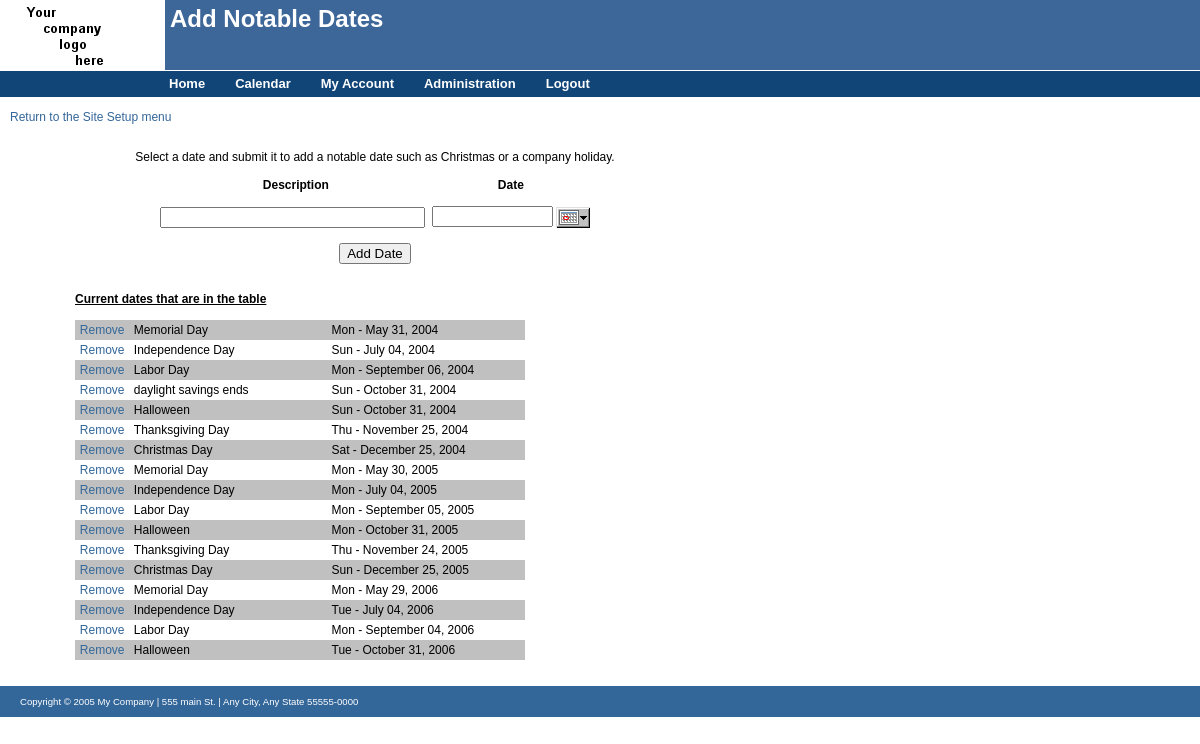
The app's page /admin/notable_dates.php (signed in) with its own data.
### tables this page shows
CREATE TABLE `vf_notable_dates` (
  `id` int(10) NOT NULL auto_increment,
  `date` date NOT NULL default '0000-00-00',
  `descr` char(50) NOT NULL default '',
  PRIMARY KEY  (`id`)
);

### includes/config.inc.php (called while the page is built)
<?PHP
$cfg['company_name'] = 'My Company';
$cfg['company_abbr'] = 'MyCo';
$cfg['company_address'] = '555 main St.';
$cfg['company_city'] = 'Any City';
$cfg['company_state'] = 'Any State';
$cfg['company_zip'] = '55555-0000';
$cfg['company_phone'] = '555-999-999';
$cfg['company_website'] = 'http://www.mycompany.com';
$cfg['vacation_url'] = 'http://www.mycompany.com/vacation/';
$cfg['email_reply_addr'] = 'VacationApproval@mycompany.com';
?>

### admin/notable_dates.php (the view, shortened to what this page needs)
<?php
	$first_loop = 0;
	$bgcolor = "";
	$current_dates = "<b><u>Current dates that are in the table</u></b><br /><br />";
	$show_dates = @mysql_query("SELECT date,descr FROM vf_notable_dates ORDER BY date ASC");
	while($show_dates2 = @mysql_fetch_array($show_dates)){
		$curr_descr = $show_dates2["descr"];
		$curr_date = $show_dates2["date"];
		$make_date = strtotime($curr_date);
		$fmt_date = date("D - F d, Y",$make_date);
		if($bgcolor == "#C0C0C0"){
			$bgcolor = "#FFFFFF";
		}else{
			$bgcolor = "#C0C0C0";
		}
		if($first_loop == 0){
			$current_dates .= '<table border="0" cellpadding="3" cellspacing="0" width="450">';
			$first_loop = 1;
		}
		$current_dates .= '
		  <tr>
		    <td width="50" align="right" bgcolor="'.$bgcolor.'"><a href="'.$_SERVER["PHP_SELF"].'?rmv_date='.$curr_date.'" onclick="javascript:return confirm(\'Are you sure you want to delete: '.$curr_descr.' on '.$fmt_date.'?\')">Remove</a>&nbsp;</td>
		    <td width="200" align="left" bgcolor="'.$bgcolor.'">'.$curr_descr.'</td>
		    <td width="200" align="left" bgcolor="'.$bgcolor.'">'.$fmt_date.'</td>
		  </tr>';
	}
	if($first_loop == 1){
		$current_dates .= '</table>';
	}
$hdr_detail = "Add Notable Dates";
require(DIR_PATH."includes/header.inc.php");
?>
<p style="margin-left: 10;"><a href="site_setup.php">Return to the Site Setup menu</a></p>
<form name="dates" method="post" action="<?PHP echo $_SERVER["PHP_SELF"]; ?>">
    <table border="0" cellpadding="0" cellspacing="0" width="750">
       <tr>
        <td>
        </td>
       </tr>
       <tr>
        <td align="center">
            Select a date and submit it to add a notable date such as Christmas or a company holiday.
        </td>
       </tr>
       <tr>
        <td>&nbsp;</td>
       </tr>
	  <tr>
        <td valign="top">
		   <table border="0" cellpadding="0" cellspacing="0" align="center">
            <tr>
              <td class="text12BkB" align="center">Description</td>
              <td class="text12BkB" align="center">Date</td>
            </tr>
            <tr>
              <td class="text12BkB" align="center">&nbsp;</td>
              <td class="text12BkB" align="center">&nbsp; </td>
            </tr>
            <tr>
              <td><input type="text" name="description" size="30">&nbsp;&nbsp;</td>
              <td>
                <input name="holiday" value="" size="12" readonly>
                <a href="javascript:void(0)" onclick="gfPop.fPopCalendar(document.dates.holiday);return false;" HIDEFOCUS>
                <img name="popcal" align="absmiddle" src="popCal/calbtn.gif" width="34" height="22" border="0" alt=""></a>
              </td>
            </tr>
           </table>
         </td>
       </tr>
       <tr>
        <td>
        </td>
       </tr>
       <tr>
        <td align="center">
            <input type="submit" value="Add Date" name="add_date">
        </td>
       </tr>
       <tr>
        <td>
        </td>
       </tr>
       <tr>
        <td>
        </td>
       </tr>
       <tr>
        <td>
			<table border="0" cellpadding="0" cellspacing="0" width="80%" align="center">
			 <tr>
			  <td>
				<?PHP echo $current_dates; ?>
			  </td>
			 </tr>
			</table>
        </td>
       </tr>
       <tr>
        <td>
        </td>
       </tr>
    </table>
   </form>
<?PHP
require(DIR_PATH."includes/footer.inc.php");
?>

### includes/header.inc.php (shortened to what this page needs)
<html>
<head>
<link rel="stylesheet" type="text/css" media="screen" href="<?PHP echo DIR_PATH."css/site.css" ?>">
<link rel="stylesheet" type="text/css" media="print" href="<?PHP echo DIR_PATH."css/print.css" ?>">
</head>
<body style="margin-top:0; margin-left:0;" <?PHP echo $bdy_addin; ?>>
<div id="header">
 <img src="<?PHP echo DIR_PATH."images/company_logo.gif"; ?>" alt="my company" width="165" height="70" border="0">
 <div id="pagetitle"><?PHP echo $hdr_detail; ?></div>
	<?PHP require(DIR_PATH."includes/menu.inc.php"); ?>
</div>
<?PHP
require_once(DIR_PATH."includes/config.inc.php");
?>

### includes/menu.inc.php (shortened to what this page needs)
<div id="topmenu">
<table cellspacing="0" cellpadding="0">
 <tr>
<?PHP
  	if($_SESSION["ses_view_vac"] == "1"){
?>
  <td><a class="topmenu"  onmouseover="show('21020',0,'NULL','NULL');"  onmouseout="hide('21020',0,'NULL','NULL');" href="<?PHP echo DIR_PATH.'index.php' ?>">Home</a></td>
<?PHP
	}else{
?>
	<td><a class="topmenu" href="<?PHP echo DIR_PATH.'index.php' ?>">Home</a></td>
<?PHP
	}
if($_SESSION["ses_login_success"] == 'Y'){
?>
  <td><a class="topmenu" href="<?PHP echo DIR_PATH.'vacation_cal.php' ?>">Calendar</a></td>
  <td><a class="topmenu" onmouseover="show('21010',0,'NULL','NULL');"  onmouseout="hide('21010',0,'NULL','NULL');" href="#">My Account</a></td>
  <?PHP
  if($_SESSION["ses_is_admin"] == 1){
  ?>
  		<td><a class="topmenu" onmouseover="show('21030',0,'NULL','NULL');hideitem(<?PHP echo $itemcnt; ?>);"  onmouseout="hide('21030',0,'NULL','NULL');showitem(<?PHP echo $itemcnt; ?>);" href="#">Administration</a></td>
  <?PHP
  }
  ?>
  <td><a class="topmenu" href="<?PHP echo DIR_PATH.'logout.php' ?>">Logout</a></td>
<?PHP
}
?>
   </tr>
  </table>
</div>

### includes/footer.inc.php
<?PHP
 echo '<div id="footer">Copyright &copy; 2005 '.$cfg['company_name'].' | '.$cfg['company_address'].' | '.$cfg['company_city'].', '.$cfg['company_state'].' '.$cfg['company_zip'].'</div>';
?>
 </body>
</html>

### css/site.css (style rules this page uses)
BODY { PADDING-RIGHT: 0px; PADDING-LEFT: 0px; PADDING-BOTTOM: 0px; MARGIN: 0px; PADDING-TOP: 0px; BACKGROUND-COLOR: white; font-size: 12px; font-family: Verdana, Arial, sans-serif; }
body table { font-size: 12px; font-family: Verdana, Arial, sans-serif; color: #000000; }
#header { CLEAR: both; BACKGROUND-POSITION: 190px 0px; DISPLAY: block; WIDTH: 100%; BACKGROUND-REPEAT: no-repeat; BACKGROUND-COLOR: rgb(61,102,153); }
#footer { CLEAR: both; PADDING-RIGHT: 20px; PADDING-LEFT: 20px; FONT-SIZE: 0.80em; PADDING-BOTTOM: 0.7em; MARGIN: 0px; COLOR: white; LINE-HEIGHT: 1.8em; PADDING-TOP: 0.7em; FONT-FAMILY: verdana,arial,sans serif; BACKGROUND-COLOR: rgb(51,102,153); }
#topmenu { CLEAR: both; BORDER-TOP: white 1px solid; WIDTH: 100%; BORDER-BOTTOM: white 1px solid; BACKGROUND-COLOR: rgb(17,68,119); }
#topmenu TABLE { MARGIN-LEFT: 154px; }
#topmenu A { PADDING-RIGHT: 15px; DISPLAY: block; PADDING-LEFT: 15px; FONT-WEIGHT: bold; FONT-SIZE: 13px; PADDING-BOTTOM: 0px; WIDTH: auto; COLOR: White; LINE-HEIGHT: 26px; PADDING-TOP: 0px; FONT-FAMILY: verdana,arial,sans serif; WHITE-SPACE: nowrap; HEIGHT: 26px; TEXT-DECORATION: none; }
#topmenu TABLE { MARGIN-LEFT: 154px }
#pagetitle { POSITION: absolute; left: 170px; top: 5px; color: white; font-family: Arial, Helvetica, sans-serif; font-size: 24px; font-weight: bold; }
.text12BkB { font-weight: bold; font-size: 12px; color: #000000; font-family: Verdana, Arial, sans-serif; }
p { font-size: 12px; font-family: Verdana, Arial, sans-serif; color: #000000; }
A { COLOR: rgb(51,102,153); TEXT-DECORATION: none; }

### css/print.css (style rules this page uses)
.noprint,.hdn,ul.menublock,ul.submenublock,#sidenav,#footer,#globals,#breadcrumb,#header { display: none; }
body { margin: 0in 0.5in; background-color: white; background-image: none; }
a { text-decoration: none; color: rgb(153,51,51); }

### records on screen
vf_notable_dates: descr "Memorial Day", date "Mon - May 31, 2004"
vf_notable_dates: descr "Independence Day", date "Sun - July 04, 2004"
vf_notable_dates: descr "Labor Day", date "Mon - September 06, 2004"
vf_notable_dates: descr "daylight savings ends", date "Sun - October 31, 2004"
vf_notable_dates: descr "Halloween", date "Sun - October 31, 2004"
vf_notable_dates: descr "Thanksgiving Day", date "Thu - November 25, 2004"
vf_notable_dates: descr "Christmas Day", date "Sat - December 25, 2004"
vf_notable_dates: descr "Memorial Day", date "Mon - May 30, 2005"
vf_notable_dates: descr "Independence Day", date "Mon - July 04, 2005"
vf_notable_dates: descr "Labor Day", date "Mon - September 05, 2005"
vf_notable_dates: descr "Halloween", date "Mon - October 31, 2005"
vf_notable_dates: descr "Thanksgiving Day", date "Thu - November 24, 2005"
vf_notable_dates: descr "Christmas Day", date "Sun - December 25, 2005"
vf_notable_dates: descr "Memorial Day", date "Mon - May 29, 2006"
vf_notable_dates: descr "Independence Day", date "Tue - July 04, 2006"
vf_notable_dates: descr "Labor Day", date "Mon - September 04, 2006"
vf_notable_dates: descr "Halloween", date "Tue - October 31, 2006"

### other values on screen
$hdr_detail "Add Notable Dates"
$cfg['company_name'] "My Company"
$cfg['company_address'] "555 main St."
$cfg['company_city'] "Any City"
$cfg['company_state'] "Any State"
$cfg['company_zip'] "55555-0000"
